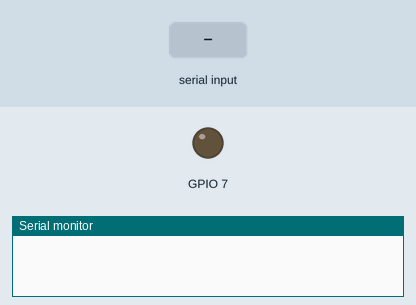
Bench run of a sketch on a simulated ESP32-S3. Shown: output pins drawn as LEDs (lit = HIGH), the last lines printed to the serial monitor. The test bench sets the inputs (shaded band).

Above: at 0.0 s.
At 2.2 s:
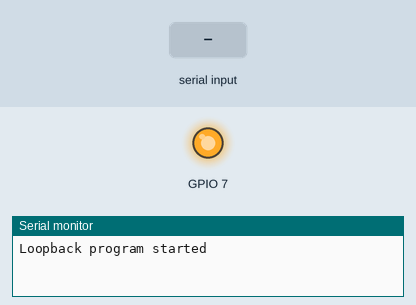
2.3 s: "1" received over Serial
Timing chart, 0 to 5.3 s (numbered marks = the images above; inputs shaded):
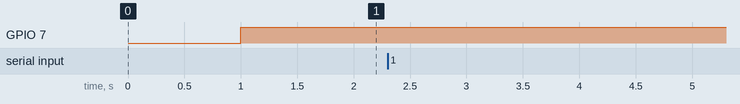

The sketch:

INTERNAL_SERIAL.ino
```cpp
 #define RXD2 16
 #define TXD2 17

 void setup() {
   Serial.begin(9600);
   Serial2.begin(9600, SERIAL_8N1, RXD2, TXD2);
   delay(1000);
   Serial.println("Loopback program started");
   pinMode(7,OUTPUT);
 }
 void loop() {
   if(Serial.available()){
     Serial.write("-");
     Serial2.write(Serial.read());
   }
   if(Serial2.available()){
     Serial.write(".");

     Serial.write(Serial2.read());
   }
   Serial2.write("sd");
   digitalWrite(7,HIGH);

   delay(10000);
   digitalWrite(7,LOW);
 }
```
